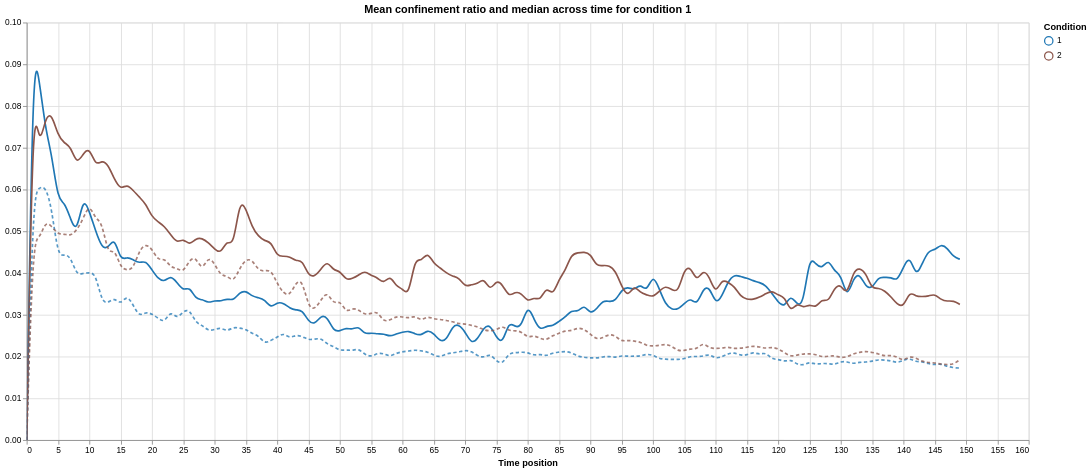

The cell this chart's notebook holds for it:
### Code cell
def altair_line_chart(df, metric, Metric, condition='all', replicate='all', replicates_separately=True, cmap='Set1', interpolation=None, show_median=True):

    if interpolation == 'None':
        interpolation = None
        
    metric_mean = metric
    metric_median = metric.replace('MEAN', 'MEDIAN')

    if condition == None or replicate == None:
        pass
    else:
        try:
            condition = int(condition)
        except ValueError or TypeError:
            pass
        try:
            replicate = int(replicate)
        except ValueError or TypeError:
            pass

    df.sort_values(by=['CONDITION', 'REPLICATE', 'POSITION_T'])

    if condition == 'all':
        df = df.groupby(['CONDITION','POSITION_T']).agg({metric_mean: 'mean', metric_median: 'median'}).reset_index()
        shorthand = 'CONDITION:N'
        element = 'CONDITION'
        element_ = 'Condition'
        what = None
    elif condition != 'all' and replicate == 'all':
        if replicates_separately:
            df = df[df['CONDITION'] == condition]
            shorthand = 'REPLICATE:N'
            element = 'REPLICATE'
            element_ = 'Replicate'
            what = f'for condition {condition}'
        else:
            df = df[df['CONDITION'] == condition].groupby(['CONDITION', 'POSITION_T']).agg({metric_mean: 'mean', metric_median: 'median'}).reset_index()
            shorthand = 'CONDITION:N'
            element = 'CONDITION'
            element_ = 'Condition'
            what = f'for condition {condition}'
    elif condition != 'all' and replicate != 'all':
        df = df[(df['CONDITION'] == condition) & (df['REPLICATE'] == replicate)].sort_values(by=['CONDITION', 'REPLICATE', 'POSITION_T'])
        shorthand = 'REPLICATE:N'
        element = 'REPLICATE'
        element_ = 'Replicate'
        what = f'for condition {condition} and replicate {replicate}' 

    if show_median:
        median_opacity = 0.75
        Metric = Metric + ' and median'
    else:
        median_opacity = 0
            
    # Retrieve unique conditions and assign colors from the selected qualitative colormap.
    elements = df[element].unique().tolist()
    colors = get_q_cmap_list(elements, cmap)
    

    nearest = alt.selection_point(nearest=True, on="pointerover",
                              fields=['POSITION_T'], empty=False)    
    
    color_scale = alt.Scale(domain=elements, range=colors)

    mean_base = alt.Chart(df).encode(
        x=alt.X('POSITION_T', title='Time position'),
        y=alt.Y(metric_mean, title=None),
        color=alt.Color(shorthand, title='Condition', scale=color_scale),
        )
    
    median_base = alt.Chart(df).encode(
        x=alt.X('POSITION_T', title='Time position'),
        y=alt.Y(metric_median, title='Median ' + Metric),
        color=alt.Color(shorthand, title='Condition', scale=color_scale),
        )

    if interpolation is not None:
        mean_line = mean_base.mark_line(interpolate=interpolation)
        median_line = median_base.mark_line(interpolate=interpolation, strokeDash=[4, 3]).encode(
            opacity=alt.value(median_opacity)
            )
        text_median = 0
    else:
        mean_line = mean_base.mark_line()
        median_line = median_base.mark_line(strokeDash=[4, 3]).encode(
            opacity=alt.value(median_opacity)
            )


    # Transparent selectors across the chart. This is what tells us
    # the x-value of the cursor
    mean_selectors = mean_base.mark_point().encode(
        opacity=alt.value(0),
        ).add_params(
        nearest
        )
    median_selectors = median_base.mark_point().encode(
        opacity=alt.value(0),
        ).add_params(
        nearest
        )
    
    when_near = alt.when(nearest)

    # Draw points on the line, and highlight based on selection
    mean_points = mean_base.mark_point().encode(
        opacity=when_near.then(alt.value(1)).otherwise(alt.value(0))
        )
    median_points = median_base.mark_point().encode(
        opacity=when_near.then(alt.value(1)).otherwise(alt.value(0))
        )

    # Draw text labels near the points, and highlight based on selection
    text_mean = mean_line.mark_text(align="left", dx=6, dy=-6).encode(
        color=alt.value('black'),	
        text=when_near.then(metric_mean).otherwise(alt.value(" "))
        )
    text_median = median_line.mark_text(align="left", dx=5, dy=-5).encode(
        color=alt.value('grey'),
        text=when_near.then(metric_median).otherwise(alt.value(" "))
        )

    # Draw a rule at the location of the selection
    rules = alt.Chart(df).mark_rule(color="gray").encode(
        x='POSITION_T',
        ).transform_filter(
        nearest
        )


    

    chart = alt.layer(
        mean_line, mean_points, text_mean, mean_selectors, rules, median_line, median_points, text_median, median_selectors
        ).properties(
        width=1200,
        height=500,
        title=f'{Metric} across time {what}'
        ).configure_view(
        strokeWidth=1
        ).interactive()

    # chart.save('cache_\line_chart.pdf')
    chart.save('cache_\line_chart.html')
    chart.save('cache_\line_chart.svg')

        
    return chart

# Example usage:
chart = altair_line_chart(Time_stats, 'MEAN_CONFINEMENT_RATIO', dict_Time_metrics['MEAN_CONFINEMENT_RATIO'], condition=1, cmap=cmaps[3], interpolation=interpolations_[1], show_median=True)
display(chart)

### Figure 1 — Vega-Lite specification as saved in the notebook (floating-point values rounded to 4 significant figures; data arrays with more than 128 entries replaced by an {"elided": "..."} marker saying what was removed)
{"config": {"view": {"continuousWidth": 300, "continuousHeight": 300, "strokeWidth": 1}}, "layer": [{"mark": {"type": "line", "interpolate": "basis"}, "encoding": {"color": {"field": "REPLICATE", "scale": {"domain": [1, 2], "range": ["#1f77b4", "#8c564b"]}, "title": "Condition", "type": "nominal"}, "x": {"field": "POSITION_T", "title": "Time position", "type": "quantitative"}, "y": {"field": "MEAN_CONFINEMENT_RATIO", "title": null, "type": "quantitative"}}, "name": "view_26"}, {"mark": {"type": "point"}, "encoding": {"color": {"field": "REPLICATE", "scale": {"domain": [1, 2], "range": ["#1f77b4", "#8c564b"]}, "title": "Condition", "type": "nominal"}, "opacity": {"condition": [{"param": "param_21", "value": 1, "empty": false}], "value": 0}, "x": {"field": "POSITION_T", "title": "Time position", "type": "quantitative"}, "y": {"field": "MEAN_CONFINEMENT_RATIO", "title": null, "type": "quantitative"}}}, {"mark": {"type": "text", "align": "left", "dx": 6, "dy": -6}, "encoding": {"color": {"value": "black"}, "text": {"condition": {"param": "param_21", "empty": false, "field": "MEAN_CONFINEMENT_RATIO"}, "value": " "}, "x": {"field": "POSITION_T", "title": "Time position", "type": "quantitative"}, "y": {"field": "MEAN_CONFINEMENT_RATIO", "title": null, "type": "quantitative"}}}, {"mark": {"type": "point"}, "encoding": {"color": {"field": "REPLICATE", "scale": {"domain": [1, 2], "range": ["#1f77b4", "#8c564b"]}, "title": "Condition", "type": "nominal"}, "opacity": {"value": 0}, "x": {"field": "POSITION_T", "title": "Time position", "type": "quantitative"}, "y": {"field": "MEAN_CONFINEMENT_RATIO", "title": null, "type": "quantitative"}}, "name": "view_23"}, {"mark": {"type": "rule", "color": "gray"}, "encoding": {"x": {"field": "POSITION_T", "type": "quantitative"}}, "transform": [{"filter": {"param": "param_21", "empty": false}}]}, {"mark": {"type": "line", "interpolate": "basis", "strokeDash": [4, 3]}, "encoding": {"color": {"field": "REPLICATE", "scale": {"domain": [1, 2], "range": ["#1f77b4", "#8c564b"]}, "title": "Condition", "type": "nominal"}, "opacity": {"value": 0.75}, "x": {"field": "POSITION_T", "title": "Time position", "type": "quantitative"}, "y": {"field": "MEDIAN_CONFINEMENT_RATIO", "title": "Median Mean confinement ratio and median", "type": "quantitative"}}}, {"mark": {"type": "point"}, "encoding": {"color": {"field": "REPLICATE", "scale": {"domain": [1, 2], "range": ["#1f77b4", "#8c564b"]}, "title": "Condition", "type": "nominal"}, "opacity": {"condition": [{"param": "param_21", "value": 1, "empty": false}], "value": 0}, "x": {"field": "POSITION_T", "title": "Time position", "type": "quantitative"}, "y": {"field": "MEDIAN_CONFINEMENT_RATIO", "title": "Median Mean confinement ratio and median", "type": "quantitative"}}}, {"mark": {"type": "text", "align": "left", "dx": 5, "dy": -5}, "encoding": {"color": {"value": "grey"}, "opacity": {"value": 0.75}, "text": {"condition": {"param": "param_21", "empty": false, "field": "MEDIAN_CONFINEMENT_RATIO"}, "value": " "}, "x": {"field": "POSITION_T", "title": "Time position", "type": "quantitative"}, "y": {"field": "MEDIAN_CONFINEMENT_RATIO", "title": "Median Mean confinement ratio and median", "type": "quantitative"}}}, {"mark": {"type": "point"}, "encoding": {"color": {"field": "REPLICATE", "scale": {"domain": [1, 2], "range": ["#1f77b4", "#8c564b"]}, "title": "Condition", "type": "nominal"}, "opacity": {"value": 0}, "x": {"field": "POSITION_T", "title": "Time position", "type": "quantitative"}, "y": {"field": "MEDIAN_CONFINEMENT_RATIO", "title": "Median Mean confinement ratio and median", "type": "quantitative"}}}], "data": {"name": "data-5f7c0f3c0099521cdd50160843f510e7"}, "height": 500, "params": [{"name": "param_21", "select": {"type": "point", "fields": ["POSITION_T"], "nearest": true, "on": "pointerover"}, "views": ["view_23"]}, {"name": "param_22", "select": {"type": "interval", "encodings": ["x", "y"]}, "bind": "scales", "views": ["view_26"]}], "title": "Mean confinement ratio and median across time for condition 1", "width": 1200, "$schema": "https://vega.github.io/schema/vega-lite/v5.20.1.json", "datasets": {"data-5f7c0f3c0099521cdd50160843f510e7": {"elided": "300 records"}}}
